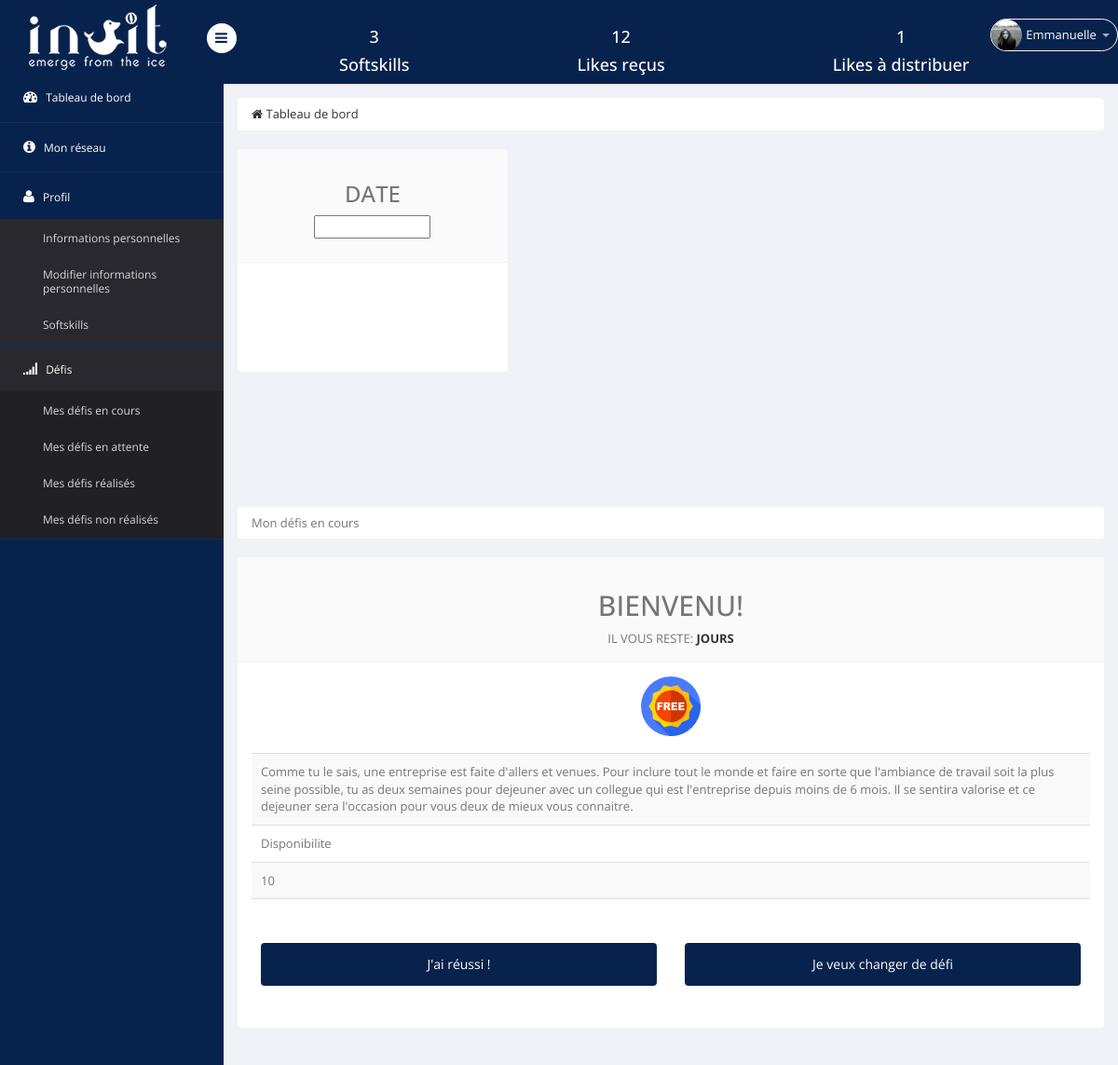
Page /plateforme_utilisateur/tableau_de_bord.php (signed in) on the earlier database version.
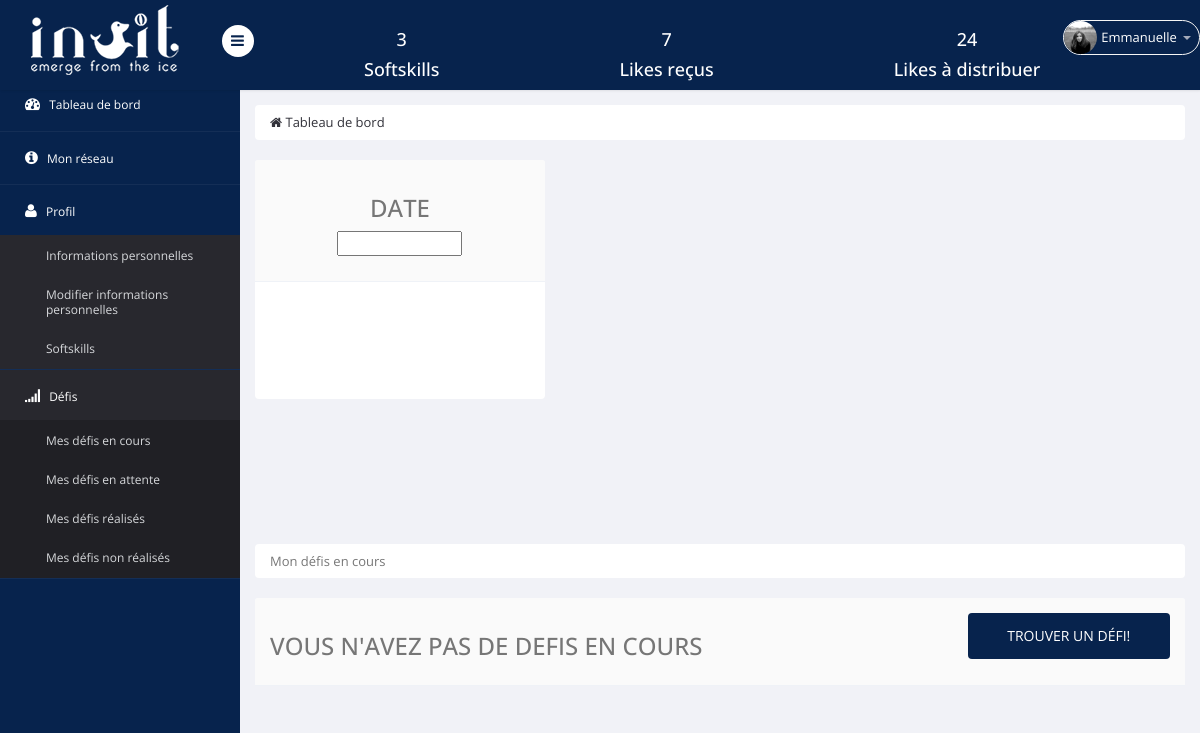
Same page on the later database version.
### tables this page shows
CREATE TABLE IF NOT EXISTS `informations` (
  `id` int(10) NOT NULL AUTO_INCREMENT,
  `likes_recus` int(11) NOT NULL,
  `likes_distrib` int(11) NOT NULL DEFAULT '0',
  `defis_realises` varchar(255) NOT NULL,
  `defis_en_cours` varchar(255) NOT NULL,
  `defis_non_realises` varchar(255) NOT NULL,
  `defis_en_attente` varchar(255) NOT NULL,
  `entreprise` text NOT NULL,
  `equipe` int(11) NOT NULL,
  `type` set('employe','administrateur','manager') NOT NULL,
  `prenom` text NOT NULL,
  `nom` text NOT NULL,
  `competences` varchar(255) NOT NULL,
  `photo` varchar(100) NOT NULL DEFAULT 'user.png',
  `username` varchar(10) NOT NULL,
  `password` varchar(30) NOT NULL,
  `competences_acquises` varchar(255) NOT NULL,
  `date_ech_defis_en_cours` date DEFAULT NULL,
  `email` varchar(255) NOT NULL,
  PRIMARY KEY (`id`)
);

CREATE TABLE IF NOT EXISTS `defis` (
  `id` int(11) NOT NULL AUTO_INCREMENT,
  `nom` text NOT NULL,
  `resume` longtext NOT NULL,
  `competences_acquises` set('Optimisme','Confiance','Sociabilite','Empathie','Communication','Efficacite','Gestion_du_stress','Creativite','Audace','Motivation','Visualisation','Présence','Adaptabilite','Curiosite','Disponibilite') NOT NULL,
  `duree` int(11) NOT NULL,
  `importance` int(11) NOT NULL,
  PRIMARY KEY (`id`)
);

### plateforme_utilisateur/tableau_de_bord.php (the view, shortened to what the changed rows need)
 <?php
    require 'include/functions.php';
    include("include/header.inc.php");
    include("include/menu_haut.inc.php");
    require_once 'include/db.php';
    $req=$pdo->prepare('SELECT * FROM informations WHERE id = ?');
    $req->execute([$_SESSION['auth']->id]);
    $mec=$req->fetch();
    $req=$pdo->prepare('SELECT * FROM defis WHERE id = ?');
    $req->execute([$mec->defis_en_cours]);
    $defis_en_cours=$req->fetch();
    ?>
</section>
<section id="main-content">
<section class="wrapper">
<div class="row">
<?php if($defis_en_cours!=''){?>
<div class="col-lg-12">
<section class="panel">
<header class="panel-heading">
<center>
<tr><h2><?php echo($defis_en_cours->nom)?> </tr></h2></center>
<center>
<tr><?php echo ("Il vous reste: "); ?>
<a><b>
<?php echo ($nbJours. " jours");?></b></a>
</tr></center>
</header>
<div class="panel-body">
<table class="table table-striped">
<thead>
<?php  if ($defis_en_cours->competences_acquises=='Confiance'){ ?>
<center> <a class="displayed"><img src="images/awards/confiance.png" alt=""></a> </center>
<?php  }elseif ($defis_en_cours->competences_acquises=='Optimisme'){ ?>
<center> <a class="displayed"><img src="images/awards/optimisme.png" alt=""></a> </center>
<?php  }elseif ($defis_en_cours->competences_acquises=='Sociabilite'){ ?>
<center> <a class="displayed"><img src="images/awards/sociabilite.png" alt=""></a> </center>
<?php  }elseif ($defis_en_cours->competences_acquises=='Empathie'){ ?>
<center> <a class="displayed"><img src="images/awards/empathie.png" alt=""></a> </center>
<?php  }elseif ($defis_en_cours->competences_acquises=='Communication'){ ?>
<center> <a class="displayed"><img src="images/awards/communication.png" alt=""></a> </center>
<?php  }elseif ($defis_en_cours->competences_acquises=='Efficacite'){ ?>
<center> <a class="displayed"><img src="images/awards/efficacite.png" alt=""></a> </center>
<?php  }elseif ($defis_en_cours->competences_acquises=='Gestion_du_stress'){ ?>
<center> <a class="displayed"><img src="images/awards/stress.png" alt=""></a> </center>
<?php  }elseif ($defis_en_cours->competences_acquises=='Creativite'){ ?>
<center> <a class="displayed"><img src="images/awards/creativite.png" alt=""></a> </center>
<?php  }elseif ($defis_en_cours->competences_acquises=='Audace'){ ?>
<center> <a class="displayed"><img src="images/awards/audace.png" alt=""></a> </center>
<?php  } elseif ($defis_en_cours->competences_acquises=='Motivation'){ ?>
<center> <a class="displayed"><img src="images/awards/motivation.png" alt=""></a> </center>
<?php   }elseif ($defis_en_cours->competences_acquises=='Visualisation'){ ?>
<center> <a class="displayed"><img src="images/awards/visualisation.png" alt=""></a> </center>
<?php   }elseif ($defis_en_cours->competences_acquises=='Presence'){ ?>
<center> <a class="displayed"><img src="images/awards/presence.png" alt=""></a> </center>
<?php  }elseif ($defis_en_cours->competences_acquises=='Adaptabilite'){ ?>
<center> <a class="displayed"><img src="images/awards/adaptabilite.png" alt=""></a> </center>
<?php  }elseif ($defis_en_cours->competences_acquises=='Curiosite'){ ?>
<center> <a class="displayed"><img src="images/awards/curiosite.png" alt=""></a> </center>
<?php   }elseif ($defis_en_cours->competences_acquises=='Disponibilite'){ ?>
<center> <a class="displayed"><img src="images/awards/disponibilite.png" alt=""></a> </center>
<?php }   ?>
</thead>
<tbody>
<tr>
<td><?php echo($defis_en_cours->resume)?></td>
</tr>
<tr>
<td><?php echo($defis_en_cours->competences_acquises)?></td>
</tr>
<tr>
<td><?php echo($defis_en_cours->duree)?></td>
</tr>
<tr>
<br>
<td>
<br>
<br>
<div class="row">
<div class="col-lg-6">
<a href=<?php echo("valider_defis.php?id_defis=".$defis_en_cours->id);?> type="button" class="btn btn-compose">J'ai réussi !</a>
</div>
<div class="col-lg-6">
<a href=<?php echo("echec_defis.php?id_defis=".$defis_en_cours->id);?> type="button" class="btn btn-compose">Je veux changer de défi</a></center></td>
</div>
</div>
</div>
</section>
<?php
    }
    else{?>
<div class="col-lg-12">
<section class="panel">
<header class="panel-heading">
<div class="row">
<div class="col-lg-9">
<h3 > Vous n'avez pas de defis en cours </h3>
</div>
<div class="col-lg-3">
<a href="defis_en_attente.php" type="button" class="btn btn-compose">Trouver un défi!</a>
</div>
</div>
</header>
</section>
</div>
<?php } ?>
</div>
</section>
</section>
</body>

### plateforme_utilisateur/include/menu_haut.inc.php (shortened to what the changed rows need)
<?php
require_once 'include/db.php';
$req=$pdo->prepare('SELECT * FROM informations WHERE id = ?');
      $req->execute([$_SESSION['auth']->id]);
    $req=$pdo->prepare('SELECT * FROM informations WHERE id = ?');
    $req->execute([$_SESSION['auth']->id]);
    $moi=$req->fetch();
    $nb_like_distrib=$moi->likes_distrib;
    $nb_like_recus=$moi->likes_recus;
    $competences=$moi->competences_acquises;
    if($competences!=''){
        $array_comp=explode(',', $competences);
        $nb_comp=count($array_comp);
    }
    else $nb_comp='0';
?>
<section id="container" >
<header class="header fixed-top clearfix">
<div class="top-nav clearfix">
 <ul class="nav pull-left top-menu1">
<h4><?php echo $nb_comp ?></h4>
<h4>Softskills</h4>
</ul>
<ul class="nav pull-left top-menu2">
<h4><?php echo $nb_like_recus ?></h4>
<h4>Likes reçus </h4>
</ul>
<ul class="nav pull-left top-menu3">
<h4><?php echo $nb_like_distrib ?></h4>
<h4>Likes à distribuer</h4>
</ul>
    <ul class="nav pull-right top-menu">
        <li class="dropdown">
            <a data-toggle="dropdown" class="dropdown-toggle" href="modification_information.php">
                <img alt="" src=<?php echo("images/".$_SESSION['auth']->photo)?>>
                <span class="username"><?php echo($_SESSION['auth']->prenom); ?></span>
                <b class="caret"></b>
            </a>
        </li>
    </ul>
</div>
</header>

Differences in the rows shown:
no longer on this page (row unchanged): defis: nom "BIENVENU!", resume "Comme tu le sais, une entreprise est faite d'allers et venues. Pour inclure tout le monde et faire en sorte que l'ambiance de travail soit la plus seine possible, tu as deux semaines pour dejeuner avec un collegue qui est l'entreprise depuis moins de 6 mois. Il se sentira valorise et ce dejeuner sera l'occasion pour vous deux de mieux vous connaitre.", competences_acquises "Disponibilite", duree "10"
changed informations "Emmanuelle": likes_recus "12" → "7"; likes_distrib "1" → "24"
Other differences:
text no longer shown: "IL VOUS RESTE: JOURS J'ai réussi ! Je veux changer de défi"
text now shown: "VOUS N'AVEZ PAS DE DEFIS EN COURS TROUVER UN DÉFI!"
